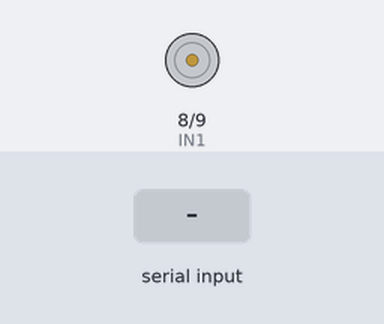
The sketch below on a simulated Arduino Uno, built with avr-gcc and run on an emulated ATmega328P. On the bench: motor-driver pin pairs drawn as motors (green arrow = first pin HIGH = forward, orange = second pin HIGH = backward, longer = more drive). Inputs (shaded band) come from the test bench.

Above: at 1.2 s.
1.3 s: "U" received over Serial
At 1.9 s:
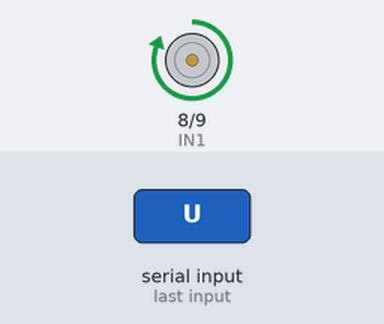
2.8 s: "D" received over Serial
At 4.0 s:
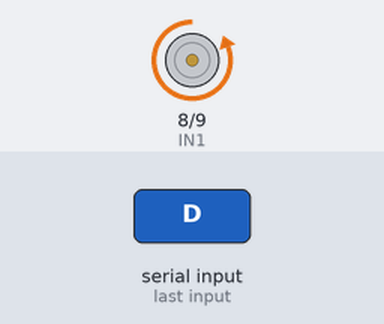
4.3 s: "S" received over Serial
At 5.4 s:
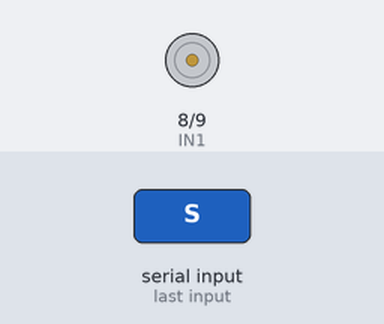
Timing chart, 0 to 7.3 s (numbered marks = the images above; inputs shaded):
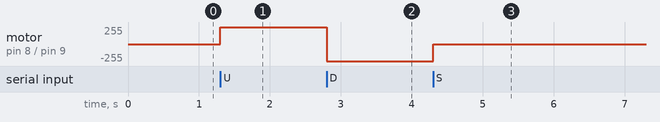

The sketch:

lift.ino
```cpp
char cmd;

int IN1 = 8;
int IN2 = 9;

void setup() {
  pinMode(IN1, OUTPUT);
  pinMode(IN2, OUTPUT);
  Serial.begin(9600);
}

void loop() {
  if (Serial.available()) {
    cmd = Serial.read();

    if (cmd == 'U') {
      digitalWrite(IN1, HIGH);
      digitalWrite(IN2, LOW);
    }
    else if (cmd == 'D') {
      digitalWrite(IN1, LOW);
      digitalWrite(IN2, HIGH);
    }
    else if (cmd == 'S') {
      digitalWrite(IN1, LOW);
      digitalWrite(IN2, LOW);
    }
  }
}
```

Measured:
- after the input at 1.3 s, motor on pin 8 (IN1) / pin 9 (IN2): stopped → forward 255/255 at once
- after the input at 2.8 s, motor on pin 8 (IN1) / pin 9 (IN2): forward 255/255 → backward 255/255 at once
- after the input at 4.3 s, motor on pin 8 (IN1) / pin 9 (IN2): backward 255/255 → stopped at once
